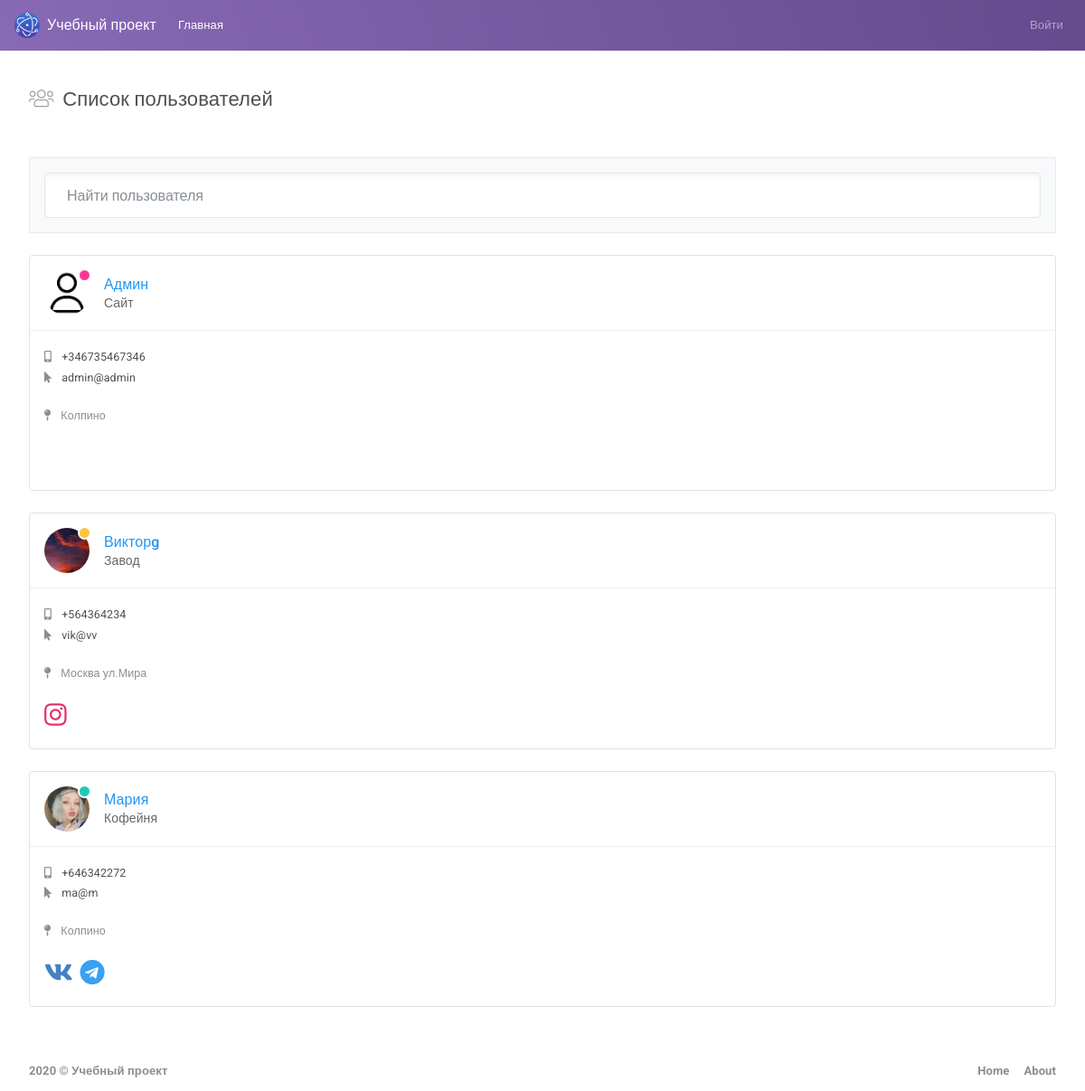
The page / on the database its author committed.
### tables this page shows
CREATE TABLE `users` (
  `id` int NOT NULL,
  `email` varchar(255) NOT NULL,
  `password` varchar(255) NOT NULL,
  `role` int NOT NULL DEFAULT '2' COMMENT '1-admin\r\n2-default user',
  `username` varchar(255) DEFAULT NULL,
  `job` varchar(255) DEFAULT NULL,
  `phone` varchar(255) DEFAULT NULL,
  `address` varchar(255) DEFAULT NULL,
  `status` int NOT NULL DEFAULT '1',
  `avatar` varchar(255) DEFAULT NULL,
  `vk` varchar(255) DEFAULT NULL,
  `tg` varchar(255) DEFAULT NULL,
  `inst` varchar(255) DEFAULT NULL
);

### classes/DataBase.php (called while the page is built, shortened)
<?php
class DataBase
{
    private $db;
    private string $user = 'root';
    private string $pass = '';
    private string $hosts = 'mysql:host=localhost;dbname=course_stage_one';
    public function __construct()
    {
        $this->db = new PDO($this->hosts, $this->user, $this->pass);
    }
    public function checkAdmin($id): bool
    {
        $sql = $this->db->prepare("SELECT `role` FROM `users` WHERE `id`=?");
        $sql->execute(array($id));
        $result = $sql->fetch(PDO::FETCH_ASSOC);
        if ($result['role'] == 1) {
            return true;
        } else {
            return false;
        }
    }
    public function getDataUsers($id = null)
    {
        $sql = "SELECT * FROM `users`";
        if (isset($id)) {
            $sql .= " WHERE `id`=?";
            $sql = $this->db->prepare($sql);
            $sql->execute(array($id));
        } else {
            $sql = $this->db->query($sql);
        }
        $dataUsers = $sql->fetchAll(PDO::FETCH_ASSOC);
        if ($dataUsers) {
            return $dataUsers;
        } else {
            return ['ERROR' => 'Не удалось получить данные'];
        }
    }
}

### index.php (the view, shortened to what this page needs)
<?php
require 'classes/DataBase.php';
$dataBase = new DataBase();
$admin = $dataBase->checkAdmin($_SESSION['USER']['id']);
$dataUsers = $dataBase->getDataUsers();
$statuses = [
    1 => 'success',
    2 => 'warning',
    3 => 'danger'
];
?>
<!DOCTYPE html>
<html lang="en">
<head>
    <link id="vendorsbundle" rel="stylesheet" media="screen, print" href="css/vendors.bundle.css">
    <link id="appbundle" rel="stylesheet" media="screen, print" href="css/app.bundle.css">
    <link id="myskin" rel="stylesheet" media="screen, print" href="css/skins/skin-master.css">
    <link rel="stylesheet" media="screen, print" href="css/fa-solid.css">
    <link rel="stylesheet" media="screen, print" href="css/fa-brands.css">
    <link rel="stylesheet" media="screen, print" href="css/fa-regular.css">
</head>
<body class="mod-bg-1 mod-nav-link">
<?php require 'components/navbar.php' ?>
<?php if ($dataUsers['ERROR']): ?>
    <div class="alert alert-danger">
        <?php echo $dataUsers['ERROR']; ?>
    </div>
<?php else: ?>
    <main id="js-page-content" role="main" class="page-content mt-3">
        <div class="subheader">
            <h1 class="subheader-title">
                <i class='subheader-icon fal fa-users'></i> Список пользователей
            </h1>
        </div>
        <div class="row">
            <div class="col-xl-12">
                <div class="border-faded bg-faded p-3 mb-g d-flex mt-3">
                    <input type="text" id="js-filter-contacts" name="filter-contacts"
                           class="form-control shadow-inset-2 form-control-lg" placeholder="Найти пользователя">
                </div>
            </div>
        </div>
        <div class="row" id="js-contacts">
            <?php foreach ($dataUsers as $key => $dataUser): ?>
                <div class="col-xl-4">
                    <div id="c_1" class="card border shadow-0 mb-g shadow-sm-hover" data-filter-tags="oliver kopyov">
                        <div class="card-body border-faded border-top-0 border-left-0 border-right-0 rounded-top">
                            <div class="d-flex flex-row align-items-center">
                                <span class="status status-<?php echo $statuses[$dataUser['status']]; ?> mr-3">
                                    <span class="rounded-circle profile-image d-block "
                                          style="background-image:url('images/<?php echo($dataUser['avatar'] ?: 'default.png') ?>'); background-size: cover;"></span>
                                </span>
                                <div class="info-card-text flex-1">
                                    <a href="javascript:void(0);" class="fs-xl text-truncate text-truncate-lg text-info"
                                       data-toggle="dropdown" aria-expanded="false">
                                        <?php echo $dataUser['username']; ?>
                                        <?php if ($admin || $_SESSION['USER']['id'] == $dataUser['id']): ?>
                                        <i class="fal fas fa-cog fa-fw d-inline-block ml-1 fs-md"></i>
                                        <i class="fal fa-angle-down d-inline-block ml-1 fs-md"></i>
                                    </a>
                                    <div class="dropdown-menu">
                                        <a class="dropdown-item" href="edit.php?id=<?php echo $dataUser['id']; ?>">
                                            <i class="fa fa-edit"></i>
                                            Редактировать</a>
                                        <a class="dropdown-item" href="security.php?id=<?php echo $dataUser['id']; ?>">
                                            <i class="fa fa-lock"></i>
                                            Безопасность</a>
                                        <a class="dropdown-item" href="status.php?id=<?php echo $dataUser['id']; ?>">
                                            <i class="fa fa-sun"></i>
                                            Установить статус</a>
                                        <a class="dropdown-item" href="media.php?id=<?php echo $dataUser['id']; ?>">
                                            <i class="fa fa-camera"></i>
                                            Загрузить аватар
                                        </a>
                                        <a href="/actions/removeUser.php?id=<?php echo $dataUser['id'];?>&avatar=<?php echo $dataUser['avatar'];?>" class="dropdown-item"
                                           onclick="return confirm('are you sure?');">
                                            <i class="fa fa-window-close"></i>
                                            Удалить
                                        </a>
                                    </div>
                                    <?php else: ?>
                                        </a>
                                    <?php endif; ?>
                                    <span class="text-truncate text-truncate-xl"><?php echo $dataUser['job']; ?></span>
                                </div>
                            </div>
                        </div>
                        <div class="card-body p-0 collapse show">
                            <div class="p-3">
                                <a href="tel:+<?php echo $dataUser['phone']; ?>"
                                   class="mt-1 d-block fs-sm fw-400 text-dark">
                                    <i class="fas fa-mobile-alt text-muted mr-2"></i> +<?php echo $dataUser['phone']; ?>
                                </a>
                                <a href="mailto:<?php echo $dataUser['email']; ?>"
                                   class="mt-1 d-block fs-sm fw-400 text-dark">
                                    <i class="fas fa-mouse-pointer text-muted mr-2"></i>
                                    <?php echo $dataUser['email']; ?></a>
                                <address class="fs-sm fw-400 mt-4 text-muted">
                                    <i class="fas fa-map-pin mr-2"></i> <?php echo $dataUser['address']; ?>
                                </address>
                                <div class="d-flex flex-row">
                                    <?php if ($dataUser['inst']): ?>
                                        <a href="https://www.instagram.com/<?php echo $dataUser['inst']; ?>"
                                           class="mr-2 fs-xxl" style="color:#4680C2">
                                            <i class="fab fa-vk"></i>
                                        </a>
                                    <?php endif; ?>
                                    <?php if ($dataUser['vk']): ?>
                                        <a href="https://vk.com/<?php echo $dataUser['vk']; ?>" class="mr-2 fs-xxl"
                                           style="color:#38A1F3">
                                            <i class="fab fa-telegram"></i>
                                        </a>
                                    <?php endif; ?>
                                    <?php if ($dataUser['tg']): ?>
                                        <a href="https://t.me/<?php echo $dataUser['tg']; ?>" class="mr-2 fs-xxl"
                                           style="color:#E1306C">
                                            <i class="fab fa-instagram"></i>
                                        </a>
                                    <?php endif; ?>
                                    <a class="mr-2 fs-xxl"
                                       style="color:#ffffff;cursor: default;">
                                        <i class="fab fa-instagram"></i>
                                    </a>
                                </div>
                            </div>
                        </div>
                    </div>
                </div>
            <?php endforeach; ?>
        </div>
    </main>
<?php endif; ?>
<footer class="page-footer" role="contentinfo">
    <div class="d-flex align-items-center flex-1 text-muted">
        <span class="hidden-md-down fw-700">2020 © Учебный проект</span>
    </div>
    <div>
        <ul class="list-table m-0">
            <li><a href="intel_introduction.html" class="text-secondary fw-700">Home</a></li>
            <li class="pl-3"><a href="info_app_licensing.html" class="text-secondary fw-700">About</a></li>
        </ul>
    </div>
</footer>
</body>
</html>

### components/navbar.php (shortened to what this page needs)
<nav class="navbar navbar-expand-lg navbar-dark bg-primary bg-primary-gradient">
    <a class="navbar-brand d-flex align-items-center fw-500" href="index.php"><img alt="logo"
                                                                                   class="d-inline-block align-top mr-2"
                                                                                   src="img/logo.png"> Учебный
        проект</a>
    <div class="collapse navbar-collapse" id="navbarColor02">
        <ul class="navbar-nav mr-auto">
            <li class="nav-item active">
                <a class="nav-link" href="/">Главная <span class="sr-only">(current)</span></a>
            </li>
        </ul>
        <ul class="navbar-nav ml-auto">
            <?php if ($_SESSION['USER']): ?>
                <li class="nav-item">
                    <a class="nav-link" href="actions/logout.php">Выйти</a>
                </li>
            <?php else: ?>
                <li class="nav-item">
                    <a class="nav-link" href="login.php">Войти</a>
                </li>
            <?php endif; ?>
        </ul>
    </div>
</nav>

### css/fa-solid.css (style rules this page uses)
.fa,.fas { font-family:'Font Awesome 5 Pro';font-weight:900 }

### css/fa-brands.css (style rules this page uses)
.fab { font-family:'Font Awesome 5 Brands';font-weight:400 }

### rows shown on the page
users: shows a picture, username "Админ", job "Сайт", phone "346735467346", email "admin@admin", address "Колпино"
users: avatar (picture), username "Викторg", job "Завод", phone "564364234", email "vik@vv", address "Москва ул.Мира"
users: avatar (picture), username "Мария", job "Кофейня", phone "646342272", email "ma@m", address "Колпино"
